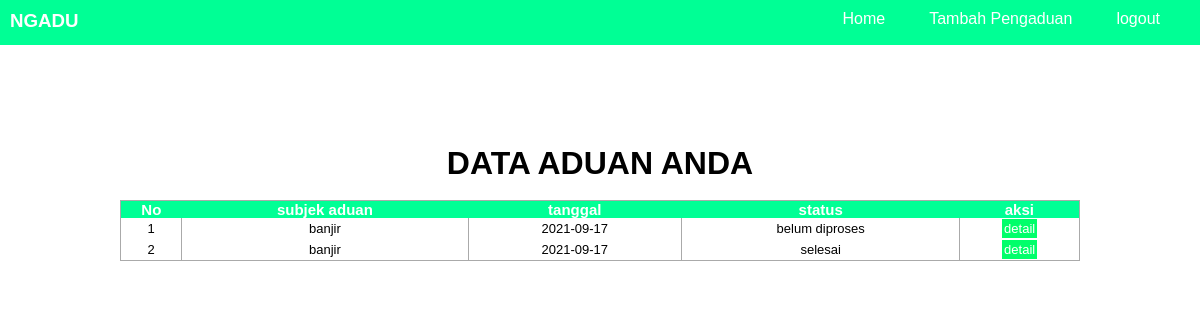
Screenshot of /public/Home/CekPengaduan/ (signed in) with the database file from the repository.
### tables this page shows
CREATE TABLE `pengaduan` (
  `id_pengaduan` int(11) NOT NULL,
  `tgl_pengaduan` date NOT NULL,
  `nik` char(16) NOT NULL,
  `subjek` varchar(250) NOT NULL,
  `isi_laporan` text NOT NULL,
  `foto` varchar(255) NOT NULL,
  `status` enum('0','proses','selesai') NOT NULL
);

### App/Core/Controller.php (called while the page is built, shortened)
<?php
class Controller{
    public function view($view,$data = []){
        require_once '../App/View/'.$view.'.php';
    }
    public function model($model){
        return new $model;
    }
}
?>

### App/Controller/Home.php (called while the page is built, shortened)
<?php
class Home extends Controller{
    public function CekPengaduan(){
        $data['pengaduan'] = $this->model('Pengaduan_model')->getPengaduanbyNik();
        $data['selesai'] = $this->model('Pengaduan_model')->pengaduan_selesai();
        $this->view('Home/pengaduan',$data);
    }
}
?>

### App/Core/App.php (called while the page is built, shortened)
<?php
Class App{
    protected $method = 'index';
    protected $param = [];
    public function __construct(){
        $url = $this->parseurl();
        if(file_exists('../App/Controller/'.$url[0].'.php')){
            unset($url[0]);
        }
        $this->controller = new $this->controller;
        if(isset($url[1])){
            if(method_exists($this->controller,$url[1])){
                $this->method = $url[1];
            }
        }
        call_user_func_array([$this->controller,$this->method],$this->param);
    }
    public function parseurl(){
        if(isset($_GET['url'])){
            $url = rtrim($_GET['url'],'/');
            $url = filter_var($url,FILTER_SANITIZE_URL);
            $url = explode('/',$url);
            return $url;
        }
    }
}
?>

### Public/index.php (called while the page is built, shortened)
<?php
$App = new App;
?>

### App/Core/Database.php (called while the page is built, shortened)
<?php
class Database {
    private $host = DB_HOST;
    private $name = DB_NAME;
    private $user = DB_USER;
    private $pass = DB_PASS;
    private $db;
    private $stmt;
    public function __construct(){
        $dsn = "mysql:host=".$this->host.";dbname=".$this->name;
        $options = [
            PDO::ATTR_PERSISTENT => true,
            PDO::ATTR_ERRMODE => PDO::ERRMODE_EXCEPTION
        ];
        try{
            $this->db = new PDO($dsn, $this->user, $this->pass, $options);
        }
        catch(PDOException $e){
            die($e->getMessage());
        }
    }
    public function query($query){
        $this->db->beginTransaction();
        $this->stmt = $this->db->prepare($query);
        try{
            $this->db->commit();
        }
        catch(PDOException $e){
            $this->db->rollback();
            die($e->getMessage());
        }
    }
    public function bind($param , $value , $type = null){
        if(is_null($type)){
            switch(true){
                default :
                    $type = PDO::PARAM_STR;
            }
        }
        $this->stmt->bindValue($param ,$value ,$type);
    }
    public function execute(){
        $this->stmt->execute();
    }
    public function ResultSet(){
        $this->execute();
        return $this->stmt->fetchALL(PDO::FETCH_ASSOC);
    }
}
?>

### App/Model/Pengaduan_model.php (called while the page is built, shortened)
<?php
class Pengaduan_model{
    private $db;
    public function __construct(){
        $this->db = new Database;
    }
    public function getPengaduanbyNik(){
        $this->db->query("SELECT * FROM pengaduan WHERE nik = :nik");
        $this->db->bind('nik',$_SESSION['data']['nik']);
        return $this->db->ResultSet();
    }
    public function pengaduan_selesai(){
        $this->db->query('call `hitung_selesai`()');
        return $this->db->Single();
    }
    }
?>

### App/View/Home/pengaduan.php (the view, shortened to what this page needs)
<!DOCTYPE html>
<html lang="en">
<head>
    <link rel="stylesheet" href="<?=BASEURL;?>/Asset/css/indexPengaduan.css">
</head>
<body>
<div class="header">
    <h3>NGADU</h3>
    <nav>
        <ul>
            <li><a href="<?=BASEURL.'/Home'?>">Home</a></li>
            <li><a href="<?=BASEURL.'/Pengaduan'?>">Tambah Pengaduan</a></li>
            <li><a href="<?=BASEURL.'/Home/logout/'?>">logout</a></li>
        </ul>
    </nav>
</div>
<div class="latar">
<center><h1>DATA ADUAN ANDA</h1></center><br>
<table class="paleBlueRows">
<thead>
        <tr>
            <th>No</th>
            <th>subjek aduan</th>
            <th>tanggal</th>
            <th>status</th>
            <th>aksi</th>
        </tr>
</thead>
<tbody>
<?php $x=0; foreach($data['pengaduan'] as $pd) :?>
        <tr>
            <td><?= ++$x?></td>
            <td><?= $pd['subjek']?></td>
            <td><?= $pd['tgl_pengaduan']?></td>
            <?php if($pd['status'] == '0') {?>
            <td>belum diproses</td>
            <?php }else {?>
            <td><?= $pd['status']?></td>
            <?php }?>
            <td><a class="btn-detail" href="<?=BASEURL;?>/Home/detailAduan/<?= $pd['id_pengaduan']?>">detail</a></td>
        </tr>
        <?php endforeach;?>
</tbody>
</table>
</div>
</body>
</html>

### Public/Asset/css/indexPengaduan.css (style rules this page uses)
* { padding: 0; margin: 0; }
.header { background-color: rgb(0, 255, 149); padding-top: 10px; padding-left: 10px; padding-bottom: 5px; height: 30px; }
h3 { color: white; float: left; font-family: Verdana, Geneva, Tahoma, sans-serif; }
nav ul { float: right; }
nav li { display: inline; }
nav li a { color: white; margin-right: 40px; text-decoration: none; font-family: Verdana, Geneva, Tahoma, sans-serif; }
.latar { margin-top: 100px; height: 100vh; }
.latar h1 { font-family: Verdana, Geneva, Tahoma, sans-serif; }
table.paleBlueRows { font-family: Arial, Helvetica, sans-serif; margin: auto; width: 80%; text-align: center; border-collapse: collapse; }
table.paleBlueRows td { border-right: 1px solid #AAAAAA; border-left: 1px solid #AAAAAA; padding: 3px 2px; }
table.paleBlueRows { border-bottom: 1px solid #AAAAAA; border-right: 1px solid #AAAAAA; border-left: 1px solid #AAAAAA; border-top: 1px solid #AAAAAA; }
table.paleBlueRows tbody td { font-size: 13px; }
table.paleBlueRows thead { background: rgb(0, 255, 149); }
table.paleBlueRows thead th { font-size: 15px; font-weight: bold; color: #FFFFFF; text-align: center; }
table .btn-detail { background-color: #00ff6a; text-decoration: none; color: white; padding: 2px; }

### rows the page displays
pengaduan: subjek "banjir", tgl_pengaduan "2021-09-17", status "belum diproses"
pengaduan: subjek "banjir", tgl_pengaduan "2021-09-17", status "selesai"
